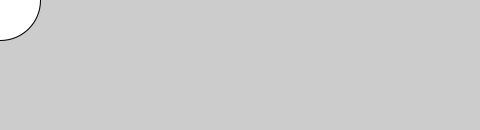
Frame 1 (no input)
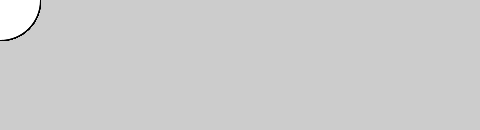
Frame 60 (the mouse pressed at the canvas centre just before this capture)
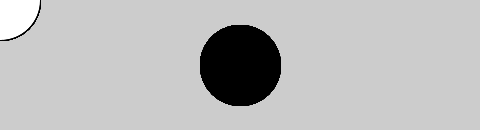
Frame 120 (the mouse held since frame 60 and released just before this capture)

The Processing sketch that drew these frames (run headless with seeded random() and noise(); from frame 60 on, the mouse is pressed at the canvas centre):

// Processing sketch: processing_146619
// ── processing_146619.pde

void setup()  {
  size(480, 130);
}
  
  void draw()  {
    if (mousePressed) {
      fill(0);
      } else {
        fill(255);
      }
      ellipse(mouseX, mouseY, 80, 80);
  }
